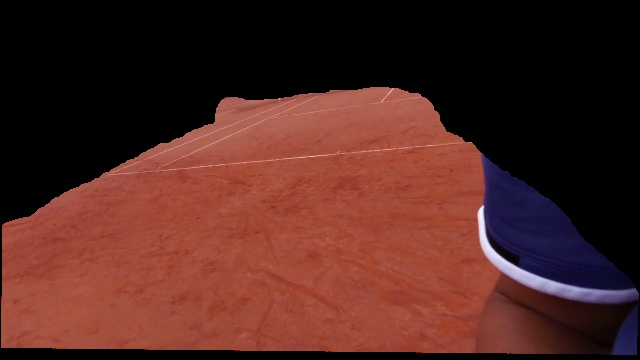
%> input picture tennis/f.jpg, 640 x 360 px
$ octave player.m   (GNU Octave 9; MATLAB toolbox functions it lacks are replaced by stand-ins)
%> lines starting %> are read from the running program, lines starting %| are printed output that depends on the picture; in (x1, y1, x2, y2) boxes, pixels count from 0 and x2, y2 are one past the last pixel; in counts of white or black regions, pixels touching at a corner belong together; the program's own positions count from 1
clc
clear all
close all

I = imread('f.jpg');
%> I is the input picture: size 360x640x3 uint8; mean R, G, B 79.6, 38.6, 32.8
Ihsv = rgb2hsv(I);
%> Ihsv: size 360x640x3 double; mean H, S, V 0.0667, 0.382, 0.32

Imask = Ihsv(:,:,1)*0;
%> Imask: size 360x640 double; every value is 0
Ipart = Ihsv(:, :,:);
Ipartm = mean(reshape(Ipart,[size(Ipart,1)*size(Ipart,2) 3]));
%> Ipartm = [0.0667 0.382 0.32]
Ipartstd = std(reshape(Ipart,[size(Ipart,1)*size(Ipart,2) 3]));
%> Ipartstd = [0.182 0.335 0.309]
alpha = 6;
Inew = (abs(Ihsv(:,:,1) - Ipartm(1)) < alpha*Ipartstd(1)^2) &...
    (abs(Ihsv(:,:,2) - Ipartm(2)) < alpha*Ipartstd(2)^2);
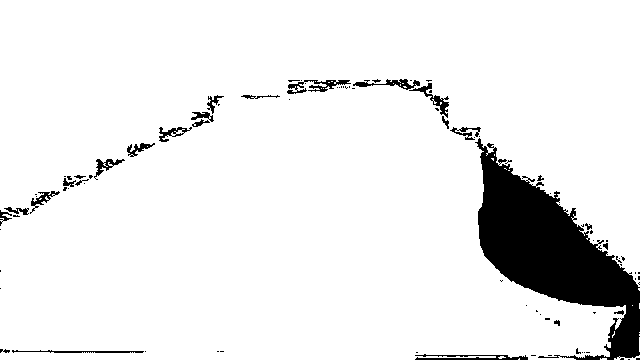
%> Inew: size 360x640 logical; 92.1% white; 92 black regions (65 under 20 px), largest, box (x1, y1, x2, y2) and area: (475, 138, 640, 360) 14737, (415, 354, 528, 360) 375, (287, 80, 351, 94) 355
imshow((1-Inew))

$ run again, with tennis/ff.jpg copied over tennis/f.jpg
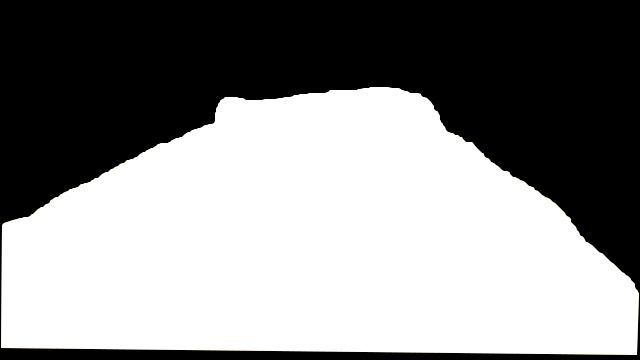
%> input picture tennis/ff.jpg, 640 x 360 px
%> I is the input picture: size 360x640x3 uint8; mean R, G, B 140, 140, 139.9
%> Ihsv: size 360x640x3 double; mean H, S, V 0.00161, 0.00189, 0.549
%> Imask: size 360x640 double; every value is 0
%> Ipartm = [0.00161 0.00189 0.549]
%> Ipartstd = [0.0246 0.0342 0.497]
%> `Inew = (abs(Ihsv(:,:,1) - Ipartm(1)) < alpha*Ipartstd(1)^2) & (abs(Ihs..`:
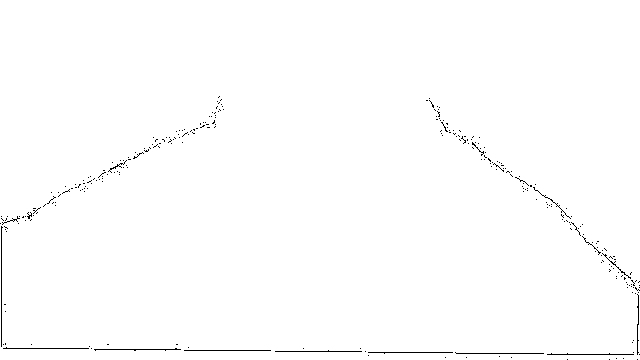
%> Inew: size 360x640 logical; 99.3% white; black in thin lines or dots, all inside (x1, y1, x2, y2) = (0, 96, 640, 360)
